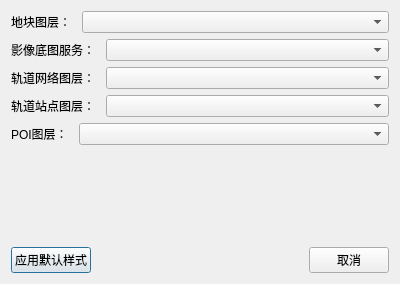
<?xml version="1.0" encoding="UTF-8"?>
<ui version="4.0">
 <class>renderUPDialogBase</class>
 <widget class="QDialog" name="renderUPDialogBase">
  <property name="geometry">
   <rect>
    <x>0</x>
    <y>0</y>
    <width>400</width>
    <height>284</height>
   </rect>
  </property>
  <property name="windowTitle">
   <string>编制方案渲染出图工具</string>
  </property>
  <layout class="QHBoxLayout" name="horizontalLayout_7">
   <item>
    <layout class="QVBoxLayout" name="verticalLayout_2">
     <item>
      <layout class="QHBoxLayout" name="horizontalLayout_5">
       <item>
        <widget class="QLabel" name="label_5">
         <property name="sizePolicy">
          <sizepolicy hsizetype="Fixed" vsizetype="Fixed">
           <horstretch>0</horstretch>
           <verstretch>0</verstretch>
          </sizepolicy>
         </property>
         <property name="text">
          <string>地块图层：</string>
         </property>
        </widget>
       </item>
       <item>
        <spacer name="horizontalSpacer_5">
         <property name="orientation">
          <enum>Qt::Horizontal</enum>
         </property>
         <property name="sizeType">
          <enum>QSizePolicy::Fixed</enum>
         </property>
         <property name="sizeHint" stdset="0">
          <size>
           <width>5</width>
           <height>20</height>
          </size>
         </property>
        </spacer>
       </item>
       <item>
        <widget class="QComboBox" name="cmb_block_layer"/>
       </item>
      </layout>
     </item>
     <item>
      <layout class="QVBoxLayout" name="verticalLayout">
       <item>
        <layout class="QHBoxLayout" name="horizontalLayout">
         <item>
          <widget class="QLabel" name="label">
           <property name="sizePolicy">
            <sizepolicy hsizetype="Fixed" vsizetype="Fixed">
             <horstretch>0</horstretch>
             <verstretch>0</verstretch>
            </sizepolicy>
           </property>
           <property name="text">
            <string>影像底图服务：</string>
           </property>
          </widget>
         </item>
         <item>
          <spacer name="horizontalSpacer">
           <property name="orientation">
            <enum>Qt::Horizontal</enum>
           </property>
           <property name="sizeType">
            <enum>QSizePolicy::Fixed</enum>
           </property>
           <property name="sizeHint" stdset="0">
            <size>
             <width>5</width>
             <height>20</height>
            </size>
           </property>
          </spacer>
         </item>
         <item>
          <widget class="QComboBox" name="cmb_image_layer"/>
         </item>
        </layout>
       </item>
       <item>
        <layout class="QHBoxLayout" name="horizontalLayout_2">
         <item>
          <widget class="QLabel" name="label_2">
           <property name="sizePolicy">
            <sizepolicy hsizetype="Fixed" vsizetype="Fixed">
             <horstretch>0</horstretch>
             <verstretch>0</verstretch>
            </sizepolicy>
           </property>
           <property name="text">
            <string>轨道网络图层：</string>
           </property>
          </widget>
         </item>
         <item>
          <spacer name="horizontalSpacer_2">
           <property name="orientation">
            <enum>Qt::Horizontal</enum>
           </property>
           <property name="sizeType">
            <enum>QSizePolicy::Fixed</enum>
           </property>
           <property name="sizeHint" stdset="0">
            <size>
             <width>5</width>
             <height>20</height>
            </size>
           </property>
          </spacer>
         </item>
         <item>
          <widget class="QComboBox" name="cmb_metro_network_layer"/>
         </item>
        </layout>
       </item>
       <item>
        <layout class="QHBoxLayout" name="horizontalLayout_3">
         <item>
          <widget class="QLabel" name="label_4">
           <property name="sizePolicy">
            <sizepolicy hsizetype="Fixed" vsizetype="Fixed">
             <horstretch>0</horstretch>
             <verstretch>0</verstretch>
            </sizepolicy>
           </property>
           <property name="text">
            <string>轨道站点图层：</string>
           </property>
          </widget>
         </item>
         <item>
          <spacer name="horizontalSpacer_4">
           <property name="orientation">
            <enum>Qt::Horizontal</enum>
           </property>
           <property name="sizeType">
            <enum>QSizePolicy::Fixed</enum>
           </property>
           <property name="sizeHint" stdset="0">
            <size>
             <width>5</width>
             <height>20</height>
            </size>
           </property>
          </spacer>
         </item>
         <item>
          <widget class="QComboBox" name="cmb_metro_station_layer"/>
         </item>
        </layout>
       </item>
       <item>
        <layout class="QHBoxLayout" name="horizontalLayout_4">
         <item>
          <widget class="QLabel" name="label_3">
           <property name="sizePolicy">
            <sizepolicy hsizetype="Fixed" vsizetype="Fixed">
             <horstretch>0</horstretch>
             <verstretch>0</verstretch>
            </sizepolicy>
           </property>
           <property name="text">
            <string>POI图层：</string>
           </property>
          </widget>
         </item>
         <item>
          <spacer name="horizontalSpacer_3">
           <property name="orientation">
            <enum>Qt::Horizontal</enum>
           </property>
           <property name="sizeType">
            <enum>QSizePolicy::Fixed</enum>
           </property>
           <property name="sizeHint" stdset="0">
            <size>
             <width>5</width>
             <height>20</height>
            </size>
           </property>
          </spacer>
         </item>
         <item>
          <widget class="QComboBox" name="cmb_poi_layer"/>
         </item>
        </layout>
       </item>
      </layout>
     </item>
     <item>
      <spacer name="verticalSpacer">
       <property name="orientation">
        <enum>Qt::Vertical</enum>
       </property>
       <property name="sizeHint" stdset="0">
        <size>
         <width>20</width>
         <height>40</height>
        </size>
       </property>
      </spacer>
     </item>
     <item>
      <layout class="QHBoxLayout" name="horizontalLayout_6">
       <item>
        <widget class="QPushButton" name="btn_default">
         <property name="sizePolicy">
          <sizepolicy hsizetype="Minimum" vsizetype="Fixed">
           <horstretch>0</horstretch>
           <verstretch>0</verstretch>
          </sizepolicy>
         </property>
         <property name="text">
          <string>应用默认样式</string>
         </property>
        </widget>
       </item>
       <item>
        <spacer name="horizontalSpacer_6">
         <property name="orientation">
          <enum>Qt::Horizontal</enum>
         </property>
         <property name="sizeHint" stdset="0">
          <size>
           <width>40</width>
           <height>20</height>
          </size>
         </property>
        </spacer>
       </item>
       <item>
        <widget class="QPushButton" name="btn_cancel">
         <property name="text">
          <string>取消</string>
         </property>
        </widget>
       </item>
      </layout>
     </item>
    </layout>
   </item>
  </layout>
 </widget>
 <resources/>
 <connections/>
</ui>
